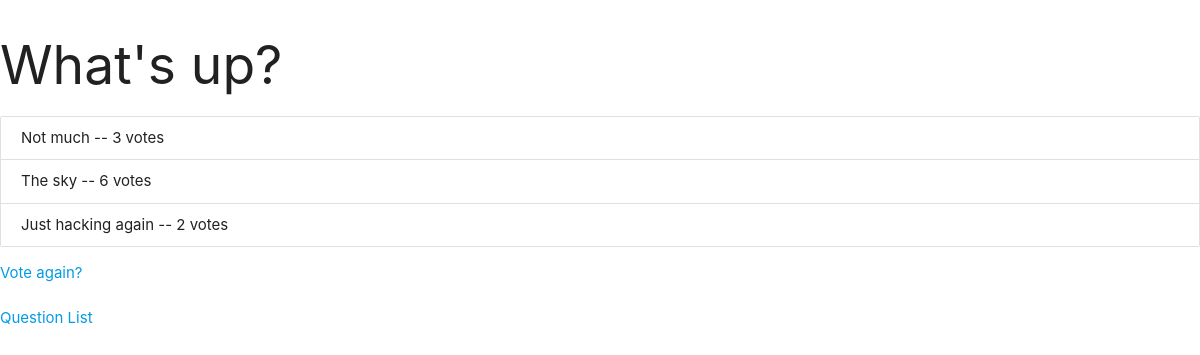
The app's page /polls/1/results/, older data.
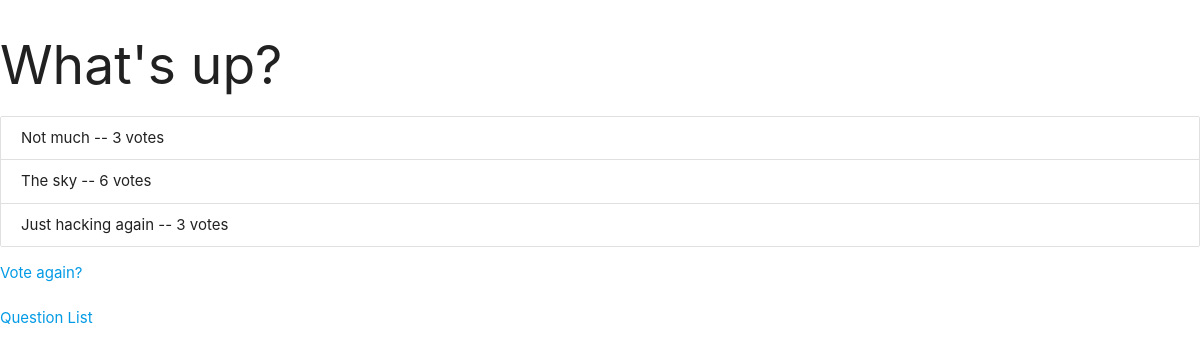
The same page, newer data.
### polls/models.py (models this page shows, shortened)
class Choice(models.Model):
    question = models.ForeignKey(Question, on_delete=models.CASCADE)
    choice_text = models.CharField(max_length=200)
    votes = models.IntegerField(default=0)

### polls/views.py (the view)
# urls.py: path('<int:pk>/results/', views.ResultsView.as_view(), name='results'),
class ResultsView(generic.DetailView):
    model = Question
    template_name = 'polls/results.html'

### polls/templates/polls/results.html (shortened to what this page needs)
<link rel="stylesheet" href="https://cdnjs.cloudflare.com/ajax/libs/materialize/1.0.0/css/materialize.min.css">
<h2>{{ question.question_text }}</h2>
<ul class="collection">
{% for choice in question.choice_set.all %}
    <li class="collection-item">{{ choice.choice_text }} -- {{ choice.votes }} vote{{ choice.votes|pluralize }}</li>
{% endfor %}
</ul>
<a href="{% url 'polls:detail' question.id %}">Vote again?</a>
<a href="{% url 'polls:index' %}">Question List</a>

Row changes from the older to the newer data that the page shows:
changed Choice "Just hacking again": votes "2" → "3"
